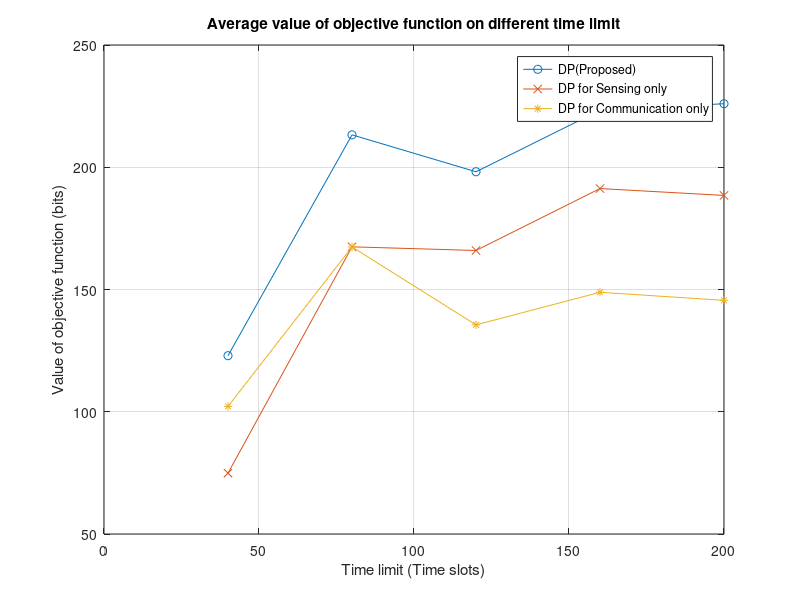
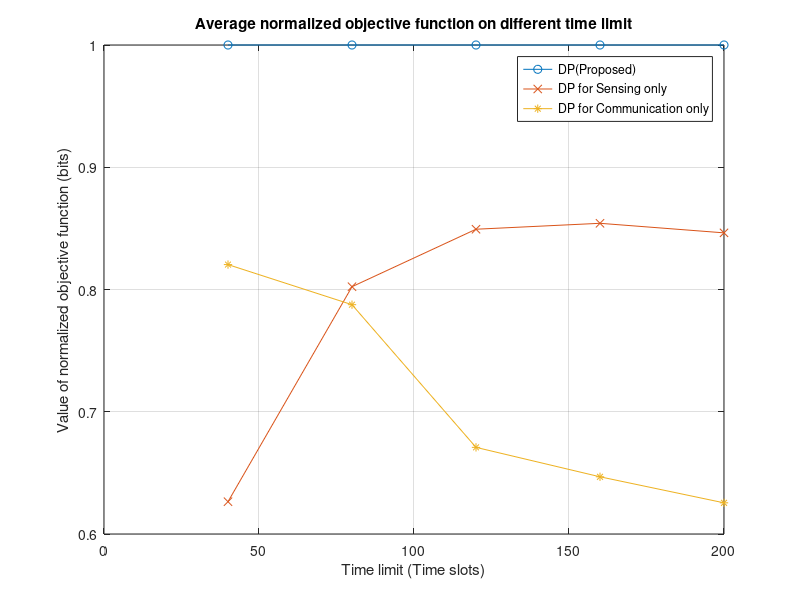
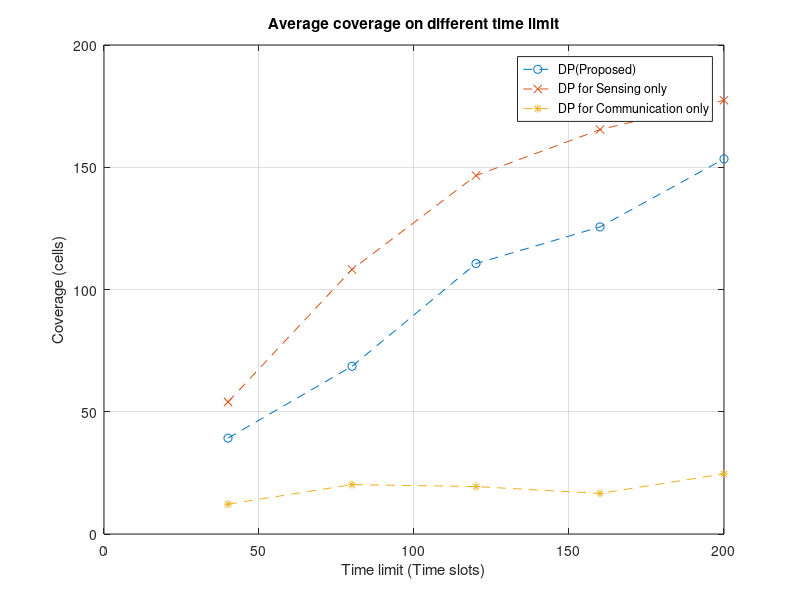
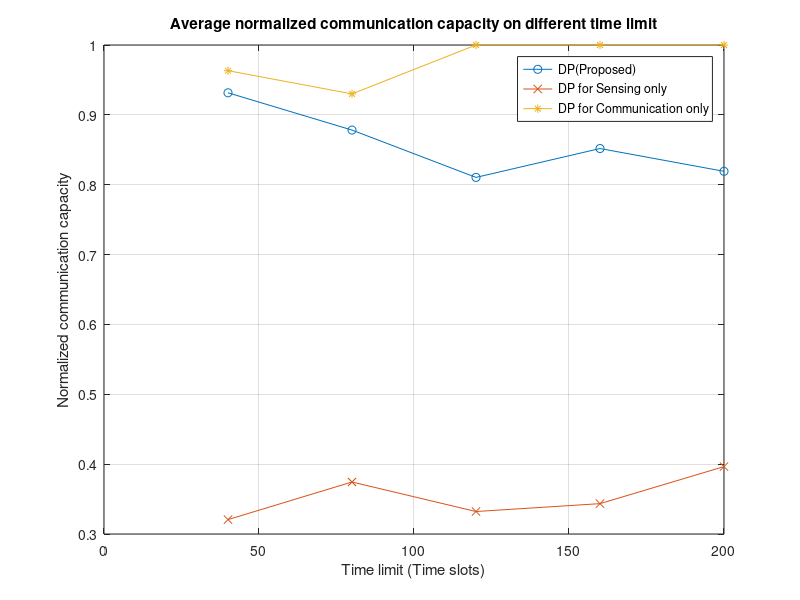

Write MATLAB code to recreate these figures, in order.
clear all
close all
load('multiple_different_time4.mat')

mean_comm_rate_dp=mean(comm_rate_dp_matrix);
mean_comm_rate_sens=mean(comm_rate_sens_matrix);
mean_comm_rate_comm=mean(comm_rate_comm_matrix);





figure()
plot(time_slot_max_row, mean_rate_dp, '-o');
hold on
plot(time_slot_max_row, mean_rate_sens, '-x');
plot(time_slot_max_row, mean_rate_comm, '-*');
ylabel('Value of objective function (bits)')
xlabel('Time limit (Time slots)')
grid on
legend('DP(Proposed)', 'DP for Sensing only', 'DP for Communication only')
title("Average value of objective function on different time limit")

figure()
plot(time_slot_max_row, mean_rate_dp_normalized, '-o');
hold on
plot(time_slot_max_row, mean_rate_sens_normalized, '-x');
plot(time_slot_max_row, mean_rate_comm_normalized, '-*');
xlabel('Time limit (Time slots)')
ylabel('Value of normalized objective function (bits)')
grid on
legend('DP(Proposed)', 'DP for Sensing only', 'DP for Communication only')
title("Average normalized objective function on different time limit")

figure()
plot(time_slot_max_row, mean_N_SAR_dp, '--o');
hold on
plot(time_slot_max_row, mean_N_SAR_sens, '--x');
plot(time_slot_max_row, mean_N_SAR_comm, '--*');
ylabel('Coverage (cells)')
xlabel('Time limit (Time slots)')
title("Average coverage on different time limit")
grid on
legend('DP(Proposed)', 'DP for Sensing only', 'DP for Communication only')

figure()
plot(time_slot_max_row, mean_comm_rate_dp_normalized, '-o');
hold on
plot(time_slot_max_row, mean_comm_rate_sens_nomalized, '-x');
plot(time_slot_max_row, mean_comm_rate_comm_normalized, '-*');
xlabel('Time limit (Time slots)')
ylabel('Normalized communication capacity')
title("Average normalized communication capacity on different time limit")
grid on
legend('DP(Proposed)', 'DP for Sensing only', 'DP for Communication only')

figure()
plot(time_slot_max_row, mean_comm_rate_dp, '-o');
hold on
plot(time_slot_max_row, mean_comm_rate_sens, '-x');
plot(time_slot_max_row, mean_comm_rate_comm, '-*');
xlabel('Time limit (Time slots)')
ylabel('Communication capacity (bits)')
title("Average communication capacity on different time limit")
grid on
legend('DP(Proposed)', 'DP for Sensing only', 'DP for Communication only')